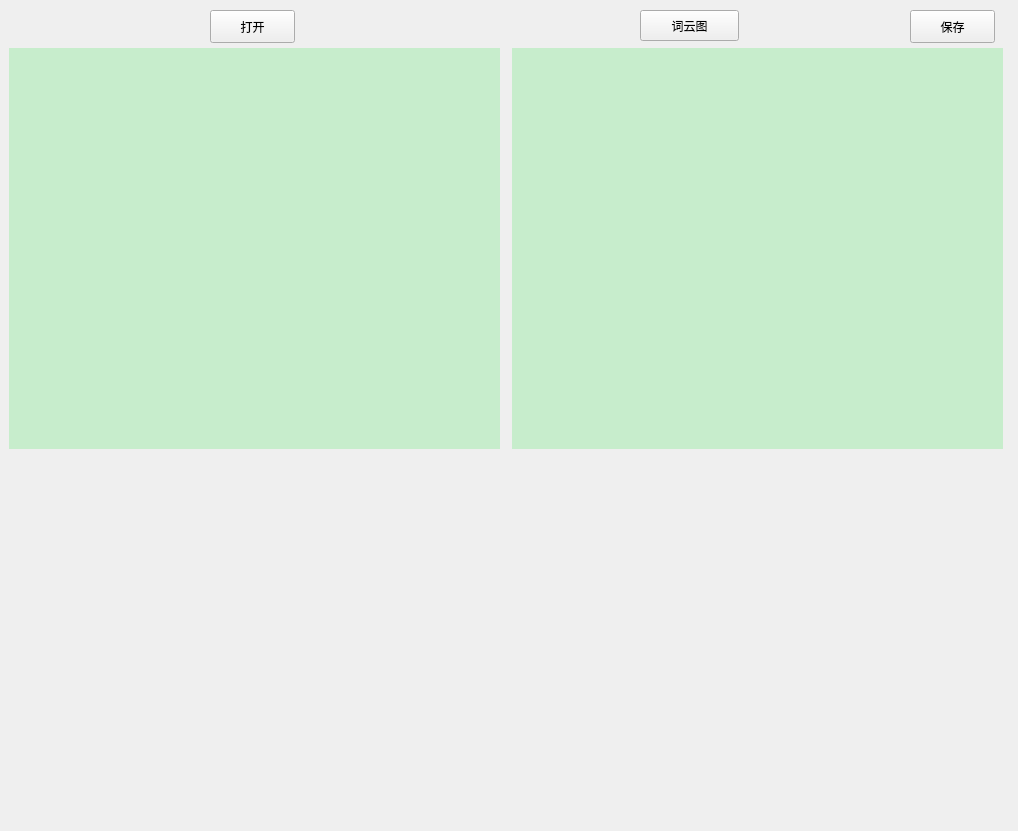
<?xml version="1.0" encoding="UTF-8"?>
<ui version="4.0">
 <class>MainWindow</class>
 <widget class="QMainWindow" name="MainWindow">
  <property name="geometry">
   <rect>
    <x>0</x>
    <y>0</y>
    <width>1018</width>
    <height>831</height>
   </rect>
  </property>
  <property name="windowTitle">
   <string>词云</string>
  </property>
  <widget class="QWidget" name="centralWidget">
   <widget class="QPushButton" name="open">
    <property name="geometry">
     <rect>
      <x>210</x>
      <y>10</y>
      <width>85</width>
      <height>33</height>
     </rect>
    </property>
    <property name="text">
     <string>打开</string>
    </property>
   </widget>
   <widget class="QLabel" name="tuPicture">
    <property name="geometry">
     <rect>
      <x>9</x>
      <y>48</y>
      <width>491</width>
      <height>401</height>
     </rect>
    </property>
    <property name="styleSheet">
     <string notr="true">background-color: rgb(199, 237, 204);</string>
    </property>
    <property name="text">
     <string/>
    </property>
    <property name="scaledContents">
     <bool>true</bool>
    </property>
   </widget>
   <widget class="QLabel" name="cyPicture">
    <property name="geometry">
     <rect>
      <x>512</x>
      <y>48</y>
      <width>491</width>
      <height>401</height>
     </rect>
    </property>
    <property name="styleSheet">
     <string notr="true">background-color: rgb(199, 237, 204);</string>
    </property>
    <property name="text">
     <string/>
    </property>
    <property name="scaledContents">
     <bool>true</bool>
    </property>
   </widget>
   <widget class="QPushButton" name="save">
    <property name="geometry">
     <rect>
      <x>910</x>
      <y>10</y>
      <width>85</width>
      <height>33</height>
     </rect>
    </property>
    <property name="text">
     <string>保存</string>
    </property>
   </widget>
   <widget class="QPushButton" name="ciyun">
    <property name="geometry">
     <rect>
      <x>640</x>
      <y>10</y>
      <width>99</width>
      <height>31</height>
     </rect>
    </property>
    <property name="text">
     <string>词云图</string>
    </property>
   </widget>
  </widget>
 </widget>
 <resources/>
 <connections/>
</ui>
